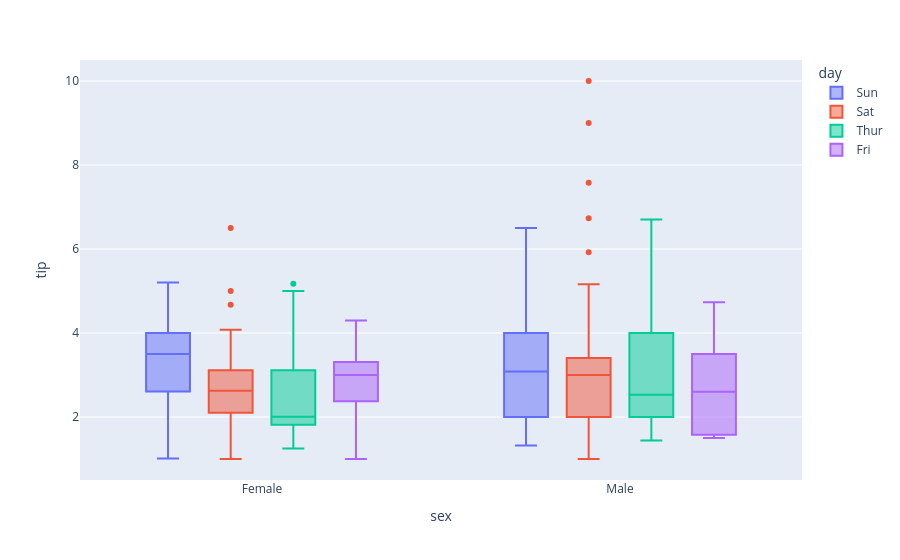

Here is the notebook cell this chart was saved with:
### Code cell
import plotly.express as px

fig = px.box(
    tips, 
    x="sex", 
    y="tip", 
    color="day"   
)
fig.show()

### Figure 1 — Plotly figure (JSON) as saved in the notebook; plotly's stock layout.template omitted (floating-point values rounded to 4 significant figures)
{"data": [{"alignmentgroup": "True", "hovertemplate": "day=Sun<br>sex=%{x}<br>tip=%{y}<extra></extra>", "legendgroup": "Sun", "marker": {"color": "#636efa"}, "name": "Sun", "notched": false, "offsetgroup": "Sun", "orientation": "v", "showlegend": true, "type": "box", "x": ["Female", "Male", "Male", "Male", "Female", "Male", "Male", "Male", "Male", "Male", "Male", "Female", "Male", "Male", "Female", "Male", "Female", "Male", "Female", "Male", "Male", "Male", "Male", "Male", "Male", "Male", "Male", "Male", "Male", "Female", "Female", "Male", "Male", "Male", "Male", "Male", "Female", "Female", "Male", "Male", "Male", "Male", "Male", "Male", "Female", "Male", "Female", "Female", "Male", "Male", "Male", "Female", "Male", "Female", "Male", "Male", "Male", "Male", "Male", "Male", "Male", "Male", "Male", "Female", "Male", "Male", "Male", "Male", "Male", "Male", "Male", "Female", "Male", "Female", "Male", "Male"], "x0": " ", "xaxis": "x", "y": [1.01, 1.66, 3.5, 3.31, 3.61, 4.71, 2.0, 3.12, 1.96, 3.23, 1.71, 5.0, 1.57, 3.0, 3.02, 3.92, 1.67, 3.71, 3.5, 2.54, 3.06, 1.32, 5.6, 3.0, 5.0, 6.0, 2.05, 3.0, 2.5, 2.6, 5.2, 1.56, 4.34, 3.51, 4.0, 2.55, 4.0, 3.5, 5.07, 2.5, 2.0, 2.74, 2.0, 2.0, 5.14, 5.0, 3.75, 2.61, 2.0, 3.5, 2.5, 2.0, 2.0, 3.0, 3.48, 2.24, 4.5, 5.15, 3.18, 4.0, 3.11, 2.0, 2.0, 4.0, 3.55, 3.68, 5.65, 3.5, 6.5, 3.0, 5.0, 3.5, 2.0, 3.5, 4.0, 1.5], "y0": " ", "yaxis": "y"}, {"alignmentgroup": "True", "hovertemplate": "day=Sat<br>sex=%{x}<br>tip=%{y}<extra></extra>", "legendgroup": "Sat", "marker": {"color": "#EF553B"}, "name": "Sat", "notched": false, "offsetgroup": "Sat", "orientation": "v", "showlegend": true, "type": "box", "x": ["Male", "Male", "Female", "Female", "Male", "Male", "Male", "Male", "Male", "Male", "Female", "Male", "Male", "Female", "Female", "Male", "Male", "Male", "Female", "Male", "Male", "Male", "Male", "Female", "Male", "Male", "Male", "Male", "Male", "Male", "Male", "Male", "Female", "Female", "Male", "Male", "Male", "Female", "Female", "Female", "Female", "Male", "Male", "Female", "Female", "Female", "Male", "Male", "Male", "Male", "Female", "Male", "Female", "Female", "Female", "Male", "Male", "Male", "Male", "Male", "Female", "Male", "Male", "Male", "Female", "Female", "Female", "Male", "Male", "Male", "Female", "Male", "Male", "Female", "Male", "Male", "Male", "Male", "Male", "Male", "Male", "Male", "Female", "Male", "Female", "Male", "Male"], "x0": " ", "xaxis": "x", "y": [3.35, 4.08, 2.75, 2.23, 7.58, 3.18, 2.34, 2.0, 2.0, 4.3, 3.0, 1.45, 2.5, 3.0, 2.45, 3.27, 3.6, 2.0, 3.07, 2.31, 5.0, 2.24, 3.0, 1.5, 1.76, 6.73, 3.21, 2.0, 1.98, 3.76, 2.64, 3.15, 2.47, 1.0, 2.01, 2.09, 1.97, 3.0, 3.14, 5.0, 2.2, 1.25, 3.08, 2.5, 3.48, 4.08, 1.64, 4.06, 4.29, 3.76, 4.0, 3.0, 1.0, 1.61, 2.0, 10.0, 3.16, 3.41, 3.0, 2.03, 2.23, 2.0, 5.16, 9.0, 2.5, 6.5, 1.1, 3.0, 1.5, 1.44, 3.09, 3.0, 2.72, 2.88, 2.0, 3.0, 3.39, 1.47, 3.0, 1.25, 1.0, 1.17, 4.67, 5.92, 2.0, 2.0, 1.75], "y0": " ", "yaxis": "y"}, {"alignmentgroup": "True", "hovertemplate": "day=Thur<br>sex=%{x}<br>tip=%{y}<extra></extra>", "legendgroup": "Thur", "marker": {"color": "#00cc96"}, "name": "Thur", "notched": false, "offsetgroup": "Thur", "orientation": "v", "showlegend": true, "type": "box", "x": ["Male", "Male", "Male", "Male", "Male", "Female", "Male", "Male", "Female", "Male", "Male", "Male", "Male", "Female", "Female", "Female", "Male", "Female", "Male", "Male", "Female", "Female", "Male", "Female", "Female", "Male", "Male", "Female", "Female", "Female", "Female", "Female", "Female", "Female", "Male", "Female", "Female", "Male", "Male", "Female", "Female", "Female", "Female", "Female", "Male", "Male", "Female", "Male", "Male", "Male", "Male", "Male", "Female", "Female", "Male", "Male", "Female", "Female", "Female", "Male", "Female", "Female"], "x0": " ", "xaxis": "x", "y": [4.0, 3.0, 2.71, 3.0, 3.4, 1.83, 5.0, 2.03, 5.17, 2.0, 4.0, 5.85, 3.0, 1.5, 1.8, 2.92, 2.31, 1.68, 2.5, 2.0, 2.52, 4.2, 1.48, 2.0, 2.0, 2.18, 1.5, 2.83, 1.5, 2.0, 3.25, 1.25, 2.0, 2.0, 2.0, 2.75, 3.5, 6.7, 5.0, 5.0, 2.3, 1.5, 1.36, 1.63, 1.73, 2.0, 4.19, 2.56, 2.02, 4.0, 1.44, 2.0, 5.0, 2.0, 2.0, 4.0, 2.01, 2.0, 2.5, 4.0, 3.23, 3.0], "y0": " ", "yaxis": "y"}, {"alignmentgroup": "True", "hovertemplate": "day=Fri<br>sex=%{x}<br>tip=%{y}<extra></extra>", "legendgroup": "Fri", "marker": {"color": "#ab63fa"}, "name": "Fri", "notched": false, "offsetgroup": "Fri", "orientation": "v", "showlegend": true, "type": "box", "x": ["Male", "Male", "Female", "Female", "Female", "Male", "Male", "Male", "Male", "Male", "Female", "Female", "Male", "Female", "Male", "Female", "Male", "Female", "Female"], "x0": " ", "xaxis": "x", "y": [3.0, 3.5, 1.0, 4.3, 3.25, 4.73, 4.0, 1.5, 3.0, 1.5, 2.5, 3.0, 2.2, 3.48, 1.92, 3.0, 1.58, 2.5, 2.0], "y0": " ", "yaxis": "y"}], "layout": {"boxmode": "group", "legend": {"title": {"text": "day"}, "tracegroupgap": 0}, "margin": {"t": 60}, "xaxis": {"anchor": "y", "domain": [0, 1], "title": {"text": "sex"}}, "yaxis": {"anchor": "x", "domain": [0, 1], "title": {"text": "tip"}}}}
